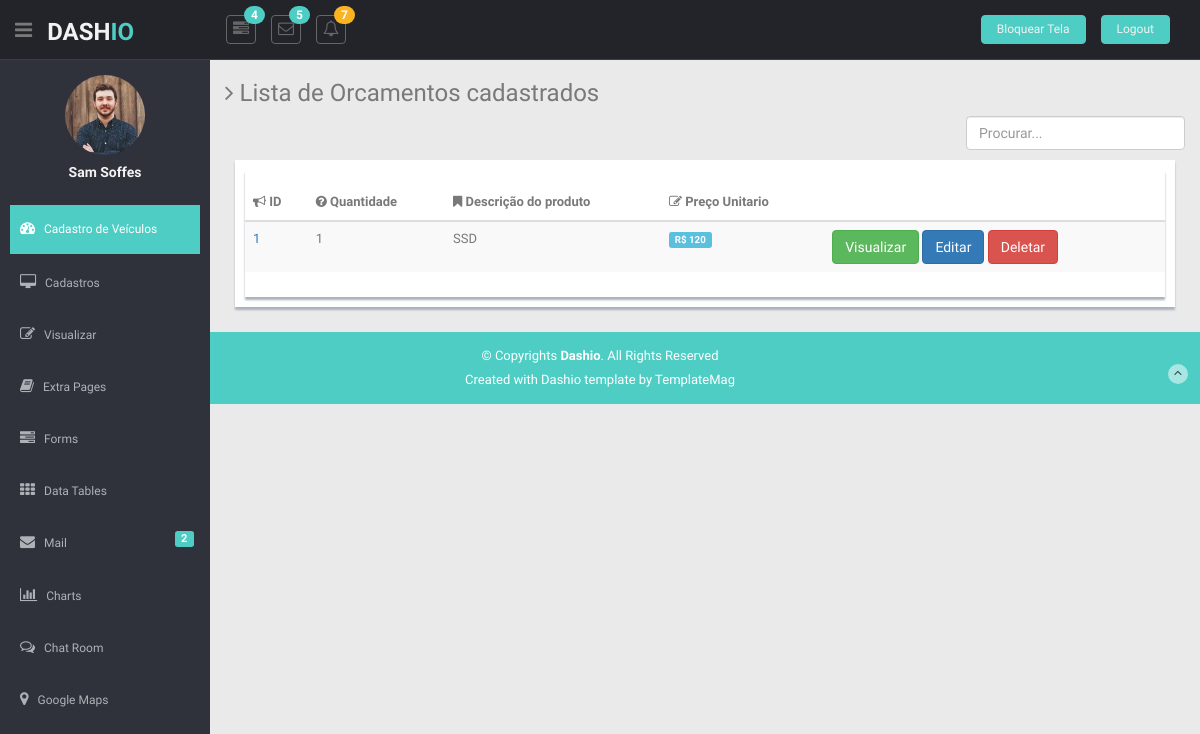
Before: /listar_orcamentos/ (signed in) with the older database file.
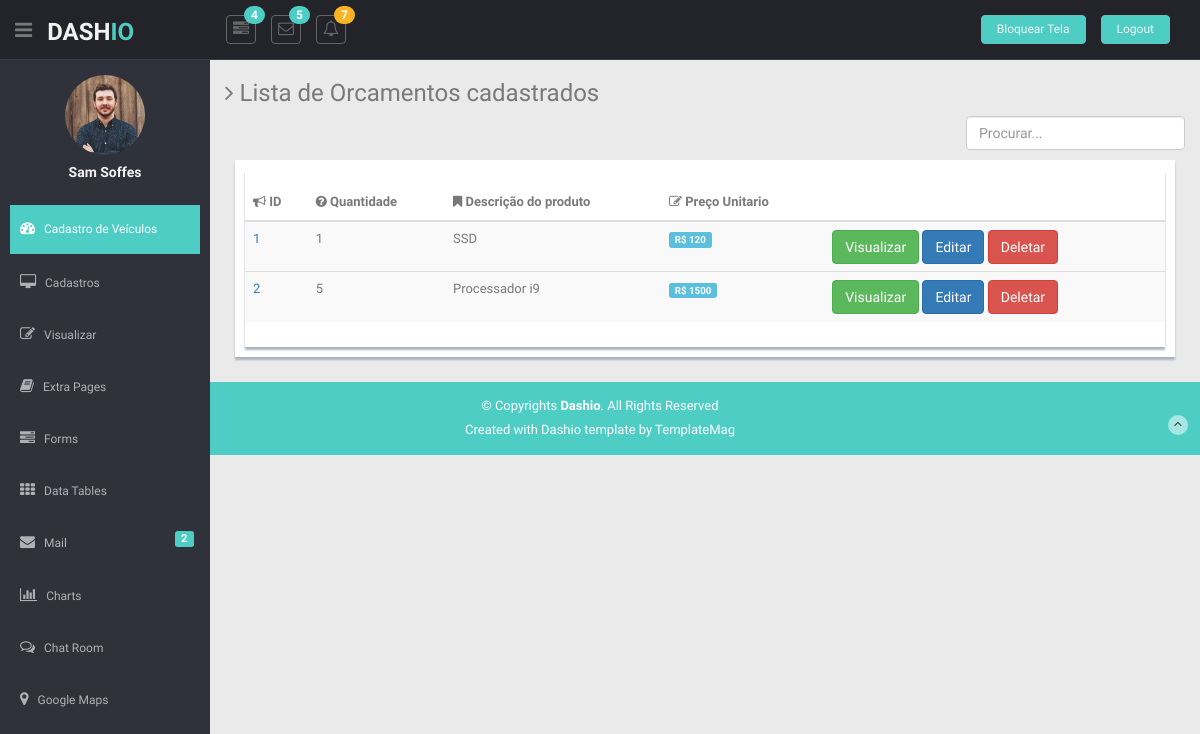
After: the same page with the newer database file.
### app/models.py (models this page shows)
class Orcamentos(models.Model):
    quantidade      =   models.IntegerField()
    descricao       =   models.CharField(max_length=250)
    precoUnitario   =   models.IntegerField()
    subTotal        =   models.IntegerField()
    total           =   models.IntegerField()
    frete           =   models.IntegerField()
    taxas           =   models.IntegerField()
    validade_orcamento  = models.CharField(max_length=12)
    data_orcamento = models.CharField(max_length=12)
    nome_cliente = models.CharField(max_length=250)
    telefone_cliente = models.CharField(max_length=12)

### app/views.py (the view)
# urls.py: path('listar_orcamentos/', listar_orcamentos, name='listar_orcamentos'),
@login_required
def listar_orcamentos(request):
    data     = {}
    search   = request.GET.get('search')
    if search:
        data['db'] = Orcamentos.objects.filter(nome__icontains=search)
    else:
        data['db'] = Orcamentos.objects.all()
    return render(request, 'listar_orcamentos.html', data)

### app/templates/listar_orcamentos.html (shortened to what this page needs)
 {% extends 'base.html' %}
 {% block content %}
  <section id="main-content">
      <section class="wrapper">
        <h3><i class="fa fa-angle-right"></i> Lista de Orcamentos cadastrados </h3>
         <form action="#" class="pull-right position"  method="get">
                <input type="text" id="search" name="search" placeholder="Procurar..." class="form-control search-btn ">
              </form>
        <div class="row mt">
          <div class="col-lg-12">
            <div class="form-panel">
            <div class="content-panel">
              <table class="table table-striped table-advance table-hover">
                <thead>
                  <tr>
                    <th><i class="fa fa-bullhorn"></i> ID</th>
                    <th class="hidden-phone"><i class="fa fa-question-circle"></i> Quantidade</th>
                    <th><i class="fa fa-bookmark"></i> Descrição do produto</th>
                    <th><i class=" fa fa-edit"></i> Preço Unitario</th>
                    <th></th>
                  </tr>
                </thead>
                <tbody>
                              {% for dbs in db %}
                  <tr>
                    <td>
                      <a href="basic_table.html#">{{dbs.id}}</a>
                    </td>
                    <td class="hidden-phone">{{dbs.quantidade}}</td>
                    <td>{{dbs.descricao}} </td>
                    <td><span class="label label-info label-mini">R$  {{dbs.precoUnitario}}</span></td>
                          <td>
          <a href="/view_orcamentos/{{dbs.id}}/"  class="btn btn-success"> Visualizar </a>
          <a href="/edit/{{dbs.id}}/"   class="btn btn-primary"> Editar </a>
          <a href="/delete/{{dbs.id}}/" class="btn btn-danger btnDel"> Deletar </a>
      </td>
                  </tr>
                    {% endfor %}
                </tbody>
              </table>
            </div>
          </div>
        </div>
      </section>
    </section>
{% load static %}
           {%endblock%}

Changed rows visible on the page:
added Orcamentos: id "2", quantidade "5", descricao "Processador i9", precoUnitario "1500"
